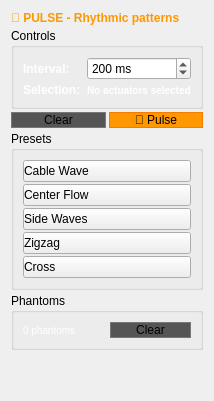
          <widget class="QWidget" name="pulse_tab">
           <attribute name="title">
            <string>📳 Pulse</string>
           </attribute>
           <layout class="QVBoxLayout" name="pulse_layout">
            <property name="spacing">
             <number>3</number>
            </property>
            <item>
             <widget class="QLabel" name="pulse_desc">
              <property name="text">
               <string>📳 PULSE - Rhythmic patterns</string>
              </property>
              <property name="styleSheet">
               <string>font-weight: bold; font-size: 12px; color: #FF9800;</string>
              </property>
             </widget>
            </item>
            <item>
             <widget class="QGroupBox" name="pulse_controls_group">
              <property name="title">
               <string>Controls</string>
              </property>
              <layout class="QFormLayout" name="pulse_controls_layout">
               <property name="verticalSpacing">
                <number>3</number>
               </property>
               <item row="0" column="0">
                <widget class="QLabel" name="pulse_interval_label">
                 <property name="text">
                  <string>Interval:</string>
                 </property>
                 <property name="styleSheet">
                  <string>color: white; font-weight: bold;</string>
                 </property>
                </widget>
               </item>
               <item row="0" column="1">
                <widget class="QSpinBox" name="pulse_interval_spin">
                 <property name="maximumSize">
                  <size>
                   <width>16777215</width>
                   <height>25</height>
                  </size>
                 </property>
                 <property name="suffix">
                  <string> ms</string>
                 </property>
                 <property name="minimum">
                  <number>50</number>
                 </property>
                 <property name="maximum">
                  <number>1000</number>
                 </property>
                 <property name="value">
                  <number>200</number>
                 </property>
                </widget>
               </item>
               <item row="1" column="0">
                <widget class="QLabel" name="pulse_selection_label">
                 <property name="text">
                  <string>Selection:</string>
                 </property>
                 <property name="styleSheet">
                  <string>color: white; font-weight: bold;</string>
                 </property>
                </widget>
               </item>
               <item row="1" column="1">
                <widget class="QLabel" name="pulse_selection_info">
                 <property name="text">
                  <string>No actuators selected</string>
                 </property>
                 <property name="styleSheet">
                  <string>font-weight: bold; font-size: 10px; color: #FFFFFF;</string>
                 </property>
                </widget>
               </item>
              </layout>
             </widget>
            </item>
            <item>
             <layout class="QHBoxLayout" name="pulse_buttons">
              <item>
               <widget class="QPushButton" name="pulse_clear_selection_btn">
                <property name="maximumSize">
                 <size>
                  <width>16777215</width>
                  <height>25</height>
                 </size>
                </property>
                <property name="text">
                 <string>Clear</string>
                </property>
                <property name="styleSheet">
                 <string>background-color: #555; border: 1px solid #777;</string>
                </property>
               </widget>
              </item>
              <item>
               <widget class="QPushButton" name="create_pulse_btn">
                <property name="maximumSize">
                 <size>
                  <width>16777215</width>
                  <height>25</height>
                 </size>
                </property>
                <property name="text">
                 <string>📳 Pulse</string>
                </property>
                <property name="styleSheet">
                 <string>background-color: #FF9800; border: 1px solid #F57C00;</string>
                </property>
               </widget>
              </item>
             </layout>
            </item>
            <item>
             <widget class="QGroupBox" name="pulse_presets_group">
              <property name="title">
               <string>Presets</string>
              </property>
              <layout class="QVBoxLayout" name="pulse_presets_layout">
               <property name="spacing">
                <number>2</number>
               </property>
               <item>
                <widget class="QPushButton" name="pulse_preset_cable_wave">
                 <property name="maximumSize">
                  <size>
                   <width>16777215</width>
                   <height>22</height>
                  </size>
                 </property>
                 <property name="text">
                  <string>Cable Wave</string>
                 </property>
                 <property name="styleSheet">
                  <string>text-align: left;</string>
                 </property>
                </widget>
               </item>
               <item>
                <widget class="QPushButton" name="pulse_preset_center_flow">
                 <property name="maximumSize">
                  <size>
                   <width>16777215</width>
                   <height>22</height>
                  </size>
                 </property>
                 <property name="text">
                  <string>Center Flow</string>
                 </property>
                 <property name="styleSheet">
                  <string>text-align: left;</string>
                 </property>
                </widget>
               </item>
               <item>
                <widget class="QPushButton" name="pulse_preset_side_waves">
                 <property name="maximumSize">
                  <size>
                   <width>16777215</width>
                   <height>22</height>
                  </size>
                 </property>
                 <property name="text">
                  <string>Side Waves</string>
                 </property>
                 <property name="styleSheet">
                  <string>text-align: left;</string>
                 </property>
                </widget>
               </item>
               <item>
                <widget class="QPushButton" name="pulse_preset_zigzag">
                 <property name="maximumSize">
                  <size>
                   <width>16777215</width>
                   <height>22</height>
                  </size>
                 </property>
                 <property name="text">
                  <string>Zigzag</string>
                 </property>
                 <property name="styleSheet">
                  <string>text-align: left;</string>
                 </property>
                </widget>
               </item>
               <item>
                <widget class="QPushButton" name="pulse_preset_cross">
                 <property name="maximumSize">
                  <size>
                   <width>16777215</width>
                   <height>22</height>
                  </size>
                 </property>
                 <property name="text">
                  <string>Cross</string>
                 </property>
                 <property name="styleSheet">
                  <string>text-align: left;</string>
                 </property>
                </widget>
               </item>
              </layout>
             </widget>
            </item>
            <item>
             <widget class="QGroupBox" name="pulse_phantoms_group">
              <property name="title">
               <string>Phantoms</string>
              </property>
              <layout class="QHBoxLayout" name="pulse_phantoms_layout">
               <item>
                <widget class="QLabel" name="pulse_phantom_info">
                 <property name="text">
                  <string>0 phantoms</string>
                 </property>
                 <property name="styleSheet">
                  <string>font-size: 10px; color: #FFFFFF;</string>
                 </property>
                </widget>
               </item>
               <item>
                <widget class="QPushButton" name="pulse_clear_phantoms_btn">
                 <property name="maximumSize">
                  <size>
                   <width>16777215</width>
                   <height>25</height>
                  </size>
                 </property>
                 <property name="text">
                  <string>Clear</string>
                 </property>
                 <property name="styleSheet">
                  <string>background-color: #555; border: 1px solid #777;</string>
                 </property>
                </widget>
               </item>
              </layout>
             </widget>
            </item>
            <item>
             <spacer name="pulse_spacer">
              <property name="orientation">
               <enum>Qt::Vertical</enum>
              </property>
              <property name="sizeHint" stdset="0">
               <size>
                <width>20</width>
                <height>40</height>
               </size>
              </property>
             </spacer>
            </item>
           </layout>
          </widget>
